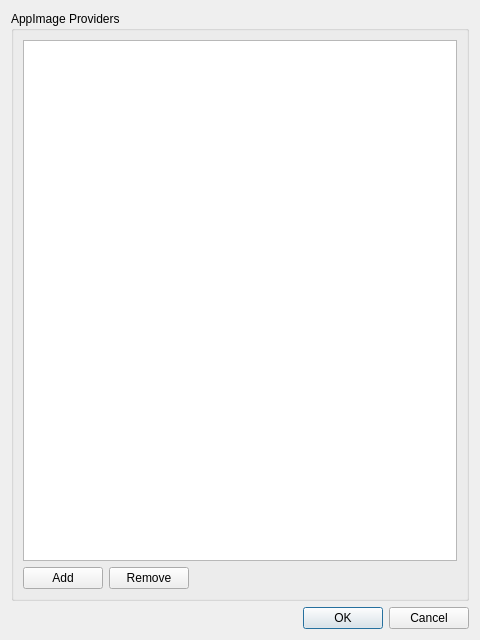
<?xml version="1.0" encoding="UTF-8"?>
<ui version="4.0">
 <class>SettingsDialog</class>
 <widget class="QDialog" name="SettingsDialog">
  <property name="geometry">
   <rect>
    <x>0</x>
    <y>0</y>
    <width>480</width>
    <height>640</height>
   </rect>
  </property>
  <property name="windowTitle">
   <string>Dialog</string>
  </property>
  <layout class="QVBoxLayout" name="verticalLayout_2">
   <item>
    <widget class="QGroupBox" name="groupBox">
     <property name="title">
      <string>AppImage Providers</string>
     </property>
     <layout class="QVBoxLayout" name="verticalLayout">
      <item>
       <widget class="QListView" name="providersListView"/>
      </item>
      <item>
       <layout class="QHBoxLayout" name="horizontalLayout">
        <item>
         <widget class="QPushButton" name="providersListAddButton">
          <property name="text">
           <string>Add</string>
          </property>
          <property name="icon">
           <iconset theme="list-add"/>
          </property>
         </widget>
        </item>
        <item>
         <widget class="QPushButton" name="providersListRemoveButton">
          <property name="text">
           <string>Remove</string>
          </property>
          <property name="icon">
           <iconset theme="list-remove-all-symbolic"/>
          </property>
         </widget>
        </item>
        <item>
         <spacer name="horizontalSpacer">
          <property name="orientation">
           <enum>Qt::Horizontal</enum>
          </property>
          <property name="sizeHint" stdset="0">
           <size>
            <width>40</width>
            <height>20</height>
           </size>
          </property>
         </spacer>
        </item>
       </layout>
      </item>
     </layout>
    </widget>
   </item>
   <item>
    <widget class="QDialogButtonBox" name="buttonBox">
     <property name="orientation">
      <enum>Qt::Horizontal</enum>
     </property>
     <property name="standardButtons">
      <set>QDialogButtonBox::Cancel|QDialogButtonBox::Ok</set>
     </property>
    </widget>
   </item>
  </layout>
 </widget>
 <resources/>
 <connections>
  <connection>
   <sender>buttonBox</sender>
   <signal>accepted()</signal>
   <receiver>SettingsDialog</receiver>
   <slot>accept()</slot>
   <hints>
    <hint type="sourcelabel">
     <x>248</x>
     <y>254</y>
    </hint>
    <hint type="destinationlabel">
     <x>157</x>
     <y>274</y>
    </hint>
   </hints>
  </connection>
  <connection>
   <sender>buttonBox</sender>
   <signal>rejected()</signal>
   <receiver>SettingsDialog</receiver>
   <slot>reject()</slot>
   <hints>
    <hint type="sourcelabel">
     <x>316</x>
     <y>260</y>
    </hint>
    <hint type="destinationlabel">
     <x>286</x>
     <y>274</y>
    </hint>
   </hints>
  </connection>
 </connections>
</ui>
